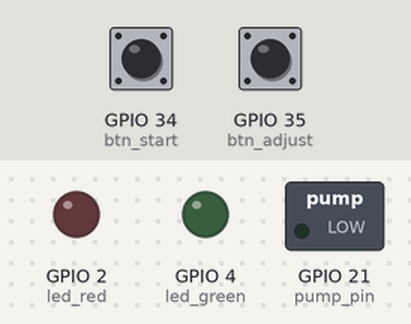
Simulated run of this program. Board: ESP32 board running MicroPython. Shown: switched loads named in the program (green lamp = pin HIGH), output pins drawn as LEDs (lit = HIGH). The test bench sets the inputs (shaded band); at power-on: GPIO 34 (btn_start) LOW, GPIO 35 (btn_adjust) LOW. Files that are not in the repository are absent; what the program prints to the serial console is not drawn.

Above: at 1.2 s.
1.3 s: GPIO 34 (btn_start) pulled HIGH for 0.15 s
At 2.2 s:
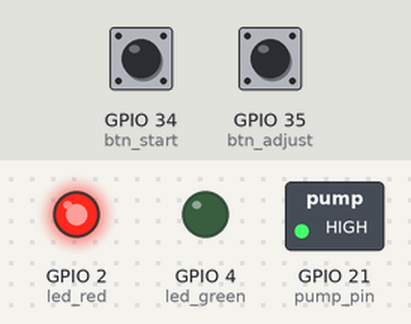
At 3.5 s:
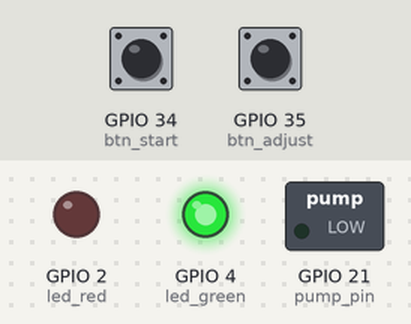
Timing chart, 0 to 10.0 s (numbered marks = the images above; inputs shaded):
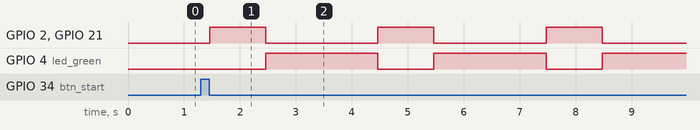

The program:

03_pump_validate_stepwise.py
```python
# ==============================================================================
# 03_pump_validate_stepwise.py - การตรวจสอบปริมาตรปั๊มแบบเป็นช่วง
# (Intermittent Pump Volume Validation with pH Stabilization)
# ==============================================================================
# โปรแกรมนี้จำลองการทำงานของปั๊มในช่วงใกล้จุดสมมูล (equivalence point)
# โดยปั๊มเป็นช่วงสั้นๆ แล้วหยุดรอให้ pH stabilize ก่อนปั๊มต่อ
#
# This program simulates pump operation near the equivalence point
# by pumping in short bursts, then pausing for pH stabilization
#
# เวลาที่ใช้ในการเรียนรู้ (Estimated Teaching Time): 25-35 นาที
#
# ==============================================================================
# วัตถุประสงค์การเรียนรู้ด้านเคมี (Chemistry Learning Objectives):
# ==============================================================================
# 1. เข้าใจความจำเป็นของการปั๊มเป็นช่วงใกล้จุดสมมูล
#    (Understand why intermittent pumping is needed near equivalence point)
#
# 2. เรียนรู้เรื่อง pH stabilization time และผลต่อความแม่นยำ
#    (Learn about pH stabilization time and its effect on accuracy)
#
# 3. เปรียบเทียบความแม่นยำระหว่างการปั๊มต่อเนื่องกับปั๊มเป็นช่วง
#    (Compare accuracy between continuous and intermittent pumping)
#
# ==============================================================================
# ทำไมต้องปั๊มเป็นช่วงใกล้จุดสมมูล? (Why Intermittent Pumping Near Eq. Point?)
# ==============================================================================
# ในการไทเทรตกรด-เบส:
# - ช่วงเริ่มต้น (pH 2-4): pH เปลี่ยนช้า → ปั๊มต่อเนื่องได้
# - ช่วงใกล้จุดสมมูล (pH 4-10): pH เปลี่ยนเร็วมาก → ต้องปั๊มทีละน้อย
# - หลังจุดสมมูล (pH 10-12): pH เปลี่ยนช้าลง
#
# การหยุดรอ (pause) มีความสำคัญเพราะ:
# 1. สารไทแทรนต์ต้องผสมกับสารตัวอย่างให้ทั่ว
# 2. ปฏิกิริยาเคมีต้องใช้เวลาเข้าสู่สมดุล
# 3. เซ็นเซอร์ pH ต้องใช้เวลาในการอ่านค่าที่เสถียร
#
# ==============================================================================
# การใช้งานในการไทเทรตจริง (Real Titration Usage):
# ==============================================================================
# รูปแบบการปั๊มที่แนะนำ:
# 1. pH < 4:  ปั๊มต่อเนื่อง 1 mL/ครั้ง (pumpValidate_1.py)
# 2. pH 4-6:  ปั๊ม 0.5 mL → หยุด 2 วินาที
# 3. pH 6-8:  ปั๊ม 0.1 mL → หยุด 3 วินาที (ใกล้จุดสมมูลที่สุด)
# 4. pH > 8:  ปั๊มต่อเนื่องได้อีกครั้ง
#
# ==============================================================================
# วัตถุประสงค์การเรียนรู้ด้าน OOP/Programming (OOP Learning Objectives):
# ==============================================================================
# 1. การควบคุม timing แบบซับซ้อน (Complex timing control)
# 2. การออกแบบ state machine สำหรับการปั๊มเป็นช่วง
# 3. การรวม sensor feedback กับ actuator control (แนวคิดสำหรับ Week 3)
#
# ==============================================================================
# Hardware Configuration:
# ==============================================================================
# - GPIO 21: Pump (PWM output)
# - GPIO 2:  Red LED (ปั๊มทำงาน / Pump running)
# - GPIO 4:  Green LED (หยุดรอ pH stabilize / Waiting for stabilization)
# - GPIO 34: Button 1 (Start/Stop) - input-only
# - GPIO 35: Button 2 (ปรับเวลา pause / Adjust pause time) - input-only
#
# ==============================================================================
# ⚠ ความปลอดภัยของแอคชูเอเตอร์ — โปรดอ่าน (ACTUATOR SAFETY — READ FIRST)
# ==============================================================================
# สคริปต์นี้ขับปั๊มด้วย machine.PWM โดยตรง (raw PWM) เพื่อสอน duty-cycle/flow-rate
# This script drives the pump with raw machine.PWM (for duty-cycle teaching).
#
# *** RAW PWM ไม่ผ่านตัวจับเวลานิรภัยของเฟิร์มแวร์ (F-40 actuator guard) ***
# Raw PWM BYPASSES the firmware F-40 actuator-guard GPTimer. There is NO
# hardware max-on-time force-cut on this path. On firmware 0.3.x the run-scoped
# watchdog is also DISABLED (decision 0026/F-156), so a wedged script has NO
# firmware backstop keeping the pump on indefinitely.
#
# ดังนั้นสคริปต์นี้สำหรับใช้งานแบบมีผู้ควบคุม / เข้าถึงเครื่องโดยตรงเท่านั้น
# THEREFORE: supervised / physical-access (Thonny over USB) use ONLY.
# Do NOT run unattended. Last-line stops if the script wedges:
#   • กดปุ่ม 3 ค้าง (hold physical BUTTON_3) • Ctrl+C • รีเซ็ต/ถอดไฟ (reset/power-cut)
# This script enforces R-safeguards: stop_requested() poll in the loop,
# try/finally that forces the pump OFF, and KeyboardInterrupt -> pump OFF.
# (safety-hw ruling R, decision 0027)
# ==============================================================================

from machine import Pin, PWM
from time import ticks_us, ticks_diff, sleep_ms

# ให้แอป Student/Instructor สั่งหยุดสคริปต์ได้แบบ cooperative (F-149 STOP ladder)
# Let the Student/Instructor app stop this script cooperatively (F-149 STOP).
try:
    from scilabpro import stop_requested
except ImportError:
    stop_requested = None

# ==============================================================================
# การตั้งค่าขา GPIO (GPIO Pin Configuration)
# ==============================================================================

# LED แสดงสถานะ (Status LEDs)
led_red = Pin(2, Pin.OUT)    # LED สีแดง - ปั๊มทำงาน (Red LED - pump running)
led_green = Pin(4, Pin.OUT)  # LED สีเขียว - รอ stabilize (Green LED - waiting)

# ปุ่มกด (Buttons)
# หมายเหตุ: GPIO34, 35 เป็น input-only pin ไม่รองรับ internal pull resistors
# Note: GPIO34, 35 are input-only, do NOT support internal pull resistors
btn_start = Pin(34, Pin.IN)    # ปุ่มเริ่ม/หยุด (Start/Stop button)
btn_adjust = Pin(35, Pin.IN)   # ปุ่มปรับเวลา pause (Adjust pause time)

# ปั๊ม (Pump) - PWM Control
pump_pin = Pin(21, Pin.OUT)
pump_pwm = PWM(pump_pin, freq=1000)
pump_pwm.duty(0)  # เริ่มต้นปิดปั๊ม (Start with pump off)

# ==============================================================================
# ค่าคงที่สำหรับการคำนวณปริมาตร (Volume Calculation Constants)
# ==============================================================================

def load_flow_rate():
    """
    โหลดค่า flow rate จากไฟล์ /workspace/data/flow_calibration.txt
    Load flow rate from /workspace/data/flow_calibration.txt
    (สร้างโดย 01_flow_rate_calibration.py / created by 01_flow_rate_calibration.py)
    """
    # ทศนิยม 4 ตำแหน่ง - สำคัญมากต่อความแม่นยำของปริมาตรที่ปั๊ม
    # 4 decimal places - critical for precise transferred volume calculation
    # เช่น 0.2800 vs 0.28 ต่างกัน 0.0000 แต่ถ้า 0.2834 vs 0.28 ผิดพลาด ~1.2%
    default_flow_rate = 0.2800  # ค่าเริ่มต้น (Default value)

    try:
        with open('/workspace/data/flow_calibration.txt', 'r') as f:
            for line in f:
                line = line.strip()
                if line.startswith('flow_rate='):
                    value = float(line.split('=')[1])
                    print(f"โหลด flow_rate จากไฟล์: {value:.4f} mL/s")
                    return value
    except OSError:
        print(f"ไม่พบไฟล์ /workspace/data/flow_calibration.txt - ใช้ค่าเริ่มต้น {default_flow_rate:.4f} mL/s")
        print("*** รัน 01_flow_rate_calibration.py เพื่อสอบเทียบปั๊มก่อน ***")
    except Exception as e:
        print(f"ข้อผิดพลาด (Error): {e}")

    return default_flow_rate


# โหลดค่า flow rate (Load flow rate)
FLOW_RATE = load_flow_rate()  # mL/s


def load_burst_deficit():
    """โหลดช่วงเสียเปล่าต่อหยด (burst_deficit_ml) จากไฟล์สอบเทียบ ถ้ามี
    Load the per-burst start-up deficit measured by 04_flow_stepwise_finetune.py.
    ไม่มีค่า -> 0.0 (โมเดลไหลต่อเนื่องเดิม / legacy continuous model)
    """
    try:
        with open('/workspace/data/flow_calibration.txt', 'r') as f:
            for line in f:
                line = line.strip()
                if line.startswith('burst_deficit_ml='):
                    value = float(line.split('=')[1])
                    if value > 0:
                        print(f"โหลด burst_deficit จากไฟล์: {value * 1000:.1f} uL/หยด (stop-flow)")
                        return value
    except (OSError, ValueError):
        pass
    print("ไม่มีค่า stop-flow deficit - รัน 04_flow_stepwise_finetune.py เพื่อความแม่นยำ")
    return 0.0


BURST_DEFICIT = load_burst_deficit()  # mL ต่อการสตาร์ทปั๊ม 1 ครั้ง

# ค่าเป้าหมายสำหรับการตรวจสอบ (Target values for validation)
TARGET_VOLUME = 5.0           # ปริมาตรเป้าหมาย (mL)
DUTY_CYCLE_PERCENT = 100      # Duty cycle (%)

# ==============================================================================
# การตั้งค่าการปั๊มเป็นช่วง (Intermittent Pumping Settings)
# ==============================================================================
# นิสิตสามารถปรับค่าเหล่านี้ได้ตามการทดลอง
# Students can adjust these values based on experiments

PUMP_DURATION = 1.0      # เวลาปั๊มแต่ละรอบ (s) - Pump duration per cycle
PAUSE_DURATION = 2.0     # เวลาหยุดระหว่างรอบ (s) - Pause between cycles (for pH stabilization)

# ตัวเลือกเวลา pause สำหรับปุ่ม 2 (Pause time options for Button 2)
PAUSE_OPTIONS = [1.0, 2.0, 3.0, 5.0]  # วินาที (seconds)
pause_index = 1  # เริ่มต้นที่ 2.0 วินาที (Start at 2.0 seconds)

# ==============================================================================
# ตัวแปรควบคุม (Control Variables)
# ==============================================================================
running = False               # สถานะปั๊ม (Pump running state)
debounce_time_ms = 300        # เวลา debounce (ms)
last_press_time = {34: 0, 35: 0}  # เวลากดปุ่มล่าสุด

# ผลการทดสอบ (Test results)
test_results = []
cycle_count = 0

# ==============================================================================
# ฟังก์ชัน Precise Sleep (Precise Sleep Function)
# ==============================================================================
def precise_sleep(duration_s):
    """
    หยุดทำงานชั่วคราวด้วยความแม่นยำระดับไมโครวินาที
    Pause execution with microsecond precision
    """
    start_time = ticks_us()
    target_us = int(duration_s * 1_000_000)
    while ticks_diff(ticks_us(), start_time) < target_us:
        pass


# ==============================================================================
# ฟังก์ชันปั๊มเป็นช่วง (Intermittent Pump Function)
# ==============================================================================
def pump_intermittent(target_volume_ml, pump_time_s, pause_time_s):
    """
    ปั๊มน้ำแบบเป็นช่วงๆ จนถึงปริมาตรเป้าหมาย
    Pump water intermittently until target volume is reached

    รูปแบบการทำงาน (Operation Pattern):
    [ปั๊ม pump_time_s] → [หยุด pause_time_s] → [วัด pH] → ทำซ้ำ

    พารามิเตอร์ (Parameters):
    - target_volume_ml: ปริมาตรเป้าหมาย (mL)
    - pump_time_s: เวลาปั๊มแต่ละรอบ (s)
    - pause_time_s: เวลาหยุดระหว่างรอบ (s)

    Returns:
    - tuple: (เวลาปั๊มรวม, ปริมาตรรวม, จำนวนรอบ)
    """
    global running, cycle_count

    if running:
        print("ปั๊มกำลังทำงานอยู่แล้ว (Pump already running)")
        return None

    running = True
    cycle_count = 0
    total_pump_time = 0
    total_volume = 0
    duty_value = int((DUTY_CYCLE_PERCENT / 100) * 1023)

    # คำนวณปริมาตรต่อรอบ (Calculate volume per cycle)
    # โมเดล stop-flow: V = flow x t - deficit (ช่วงเสียเปล่าตอนสตาร์ทปั๊ม)
    volume_per_cycle = FLOW_RATE * pump_time_s - BURST_DEFICIT
    if volume_per_cycle <= 0:
        volume_per_cycle = FLOW_RATE * pump_time_s

    print("\n" + "=" * 60)
    print("  เริ่มปั๊มแบบเป็นช่วง (INTERMITTENT PUMPING STARTED)")
    print("=" * 60)
    print(f"  ปริมาตรเป้าหมาย (Target): {target_volume_ml:.2f} mL")
    print(f"  Flow rate: {FLOW_RATE:.4f} mL/s")
    print(f"  รูปแบบ: ปั๊ม {pump_time_s}s → หยุด {pause_time_s}s → ทำซ้ำ")
    print(f"  ปริมาตรต่อรอบ: {volume_per_cycle:.3f} mL")
    print("-" * 60)
    print("  LED สีแดง = ปั๊มทำงาน | LED สีเขียว = รอ pH stabilize")
    print("-" * 60)

    start_time_total = ticks_us()

    while total_volume < target_volume_ml:
        # นิรภัย: ถ้าแอปสั่ง STOP ระหว่างลำดับการปั๊ม ให้ตัดปั๊มและออกทันที
        # Safety: if the app requests STOP mid-sequence, cut the pump and exit now.
        if stop_requested is not None and stop_requested():
            pump_pwm.duty(0)
            led_red.off()
            running = False
            print("\nได้รับคำสั่งหยุดจากแอป — ตัดปั๊มทันที (Stop requested -> pump cut)")
            break

        cycle_count += 1
        print(f"\n  --- รอบที่ (Cycle) {cycle_count} ---")

        # คำนวณปริมาตรที่เหลือ (Calculate remaining volume)
        remaining = target_volume_ml - total_volume

        # ตรวจสอบรอบสุดท้าย (Check if last cycle)
        if remaining < volume_per_cycle:
            # ปรับเวลาปั๊มสำหรับรอบสุดท้าย (Adjust pump time for last cycle)
            adjusted_pump_time = (remaining + BURST_DEFICIT) / FLOW_RATE
            print(f"  [รอบสุดท้าย] ปั๊ม {adjusted_pump_time:.2f} วินาที")
        else:
            adjusted_pump_time = pump_time_s

        # === ช่วงปั๊ม (Pumping Phase) ===
        led_red.on()
        led_green.off()
        print(f"  [ปั๊ม] กำลังปั๊ม... ({adjusted_pump_time:.2f}s)")

        pump_pwm.duty(duty_value)
        precise_sleep(adjusted_pump_time)
        pump_pwm.duty(0)

        led_red.off()

        # อัพเดตค่า (Update values)
        # ปริมาตรที่ส่งจริงตามโมเดล stop-flow (delivered per burst)
        volume_pumped = FLOW_RATE * adjusted_pump_time - BURST_DEFICIT
        if volume_pumped < 0:
            volume_pumped = 0.0
        total_volume += volume_pumped
        total_pump_time += adjusted_pump_time

        print(f"  [ปั๊มเสร็จ] +{volume_pumped:.3f} mL | รวม: {total_volume:.3f} mL")

        # ตรวจสอบว่าถึงเป้าหมายหรือยัง (Check if target reached)
        if total_volume >= target_volume_ml:
            break

        # === ช่วงรอ pH stabilize (Pause Phase) ===
        led_green.on()
        print(f"  [รอ] pH stabilizing... ({pause_time_s}s)")
        print(f"        (ในการไทเทรตจริง จะอ่านค่า pH ช่วงนี้)")

        # แสดง countdown (Show countdown)
        for i in range(int(pause_time_s), 0, -1):
            print(f"        เหลืออีก {i} วินาที...")
            precise_sleep(1.0)

        led_green.off()

    # คำนวณเวลารวมทั้งหมด (Calculate total elapsed time)
    total_elapsed = ticks_diff(ticks_us(), start_time_total) / 1_000_000

    running = False
    led_red.off()
    led_green.off()

    # กระพริบ LED เขียวแสดงเสร็จสิ้น (Blink green LED to show completion)
    for _ in range(3):
        led_green.on()
        sleep_ms(200)
        led_green.off()
        sleep_ms(200)

    print("\n" + "=" * 60)
    print("  เสร็จสิ้น! (COMPLETE!)")
    print("=" * 60)
    print(f"  จำนวนรอบ (Cycles): {cycle_count}")
    print(f"  เวลาปั๊มรวม (Total pump time): {total_pump_time:.3f} s")
    print(f"  เวลาทั้งหมด (Total elapsed): {total_elapsed:.1f} s")
    print(f"  ปริมาตรที่คำนวณได้ (Calculated volume): {total_volume:.3f} mL")
    print("=" * 60)

    return (total_pump_time, total_volume, cycle_count)


def adjust_pause_time():
    """
    ปรับเวลา pause สำหรับ pH stabilization
    Adjust pause time for pH stabilization
    """
    global pause_index, PAUSE_DURATION

    pause_index = (pause_index + 1) % len(PAUSE_OPTIONS)
    PAUSE_DURATION = PAUSE_OPTIONS[pause_index]

    print(f"\n*** เวลา pause ใหม่: {PAUSE_DURATION} วินาที ***")
    print(f"*** New pause time: {PAUSE_DURATION} seconds ***")


def display_validation_instructions(calculated_volume, cycles):
    """
    แสดงคำแนะนำสำหรับการตรวจสอบความแม่นยำ
    Display instructions for accuracy validation
    """
    print("\n" + "=" * 60)
    print("  การตรวจสอบความแม่นยำ (ACCURACY VALIDATION)")
    print("=" * 60)
    print(f"  ปริมาตรที่คำนวณได้: {calculated_volume:.3f} mL")
    print(f"  จำนวนรอบการปั๊ม: {cycles}")
    print()
    print("  ขั้นตอน (Steps):")
    print("  1. วัดปริมาตรน้ำในกระบอกตวง")
    print("  2. คำนวณ % error:")
    print("     % error = |ค่าจริง - ค่าคำนวณ| / ค่าคำนวณ x 100")
    print()
    print("  เปรียบเทียบกับ pumpValidate_1.py (continuous):")
    print("  - ปั๊มเป็นช่วงใช้เวลานานกว่า แต่แม่นยำกว่าใกล้จุดสมมูล")
    print("  - ในการไทเทรตจริง เริ่มด้วย continuous แล้วเปลี่ยนเป็น intermittent")
    print("=" * 60)
    print()
    print("การควบคุม (Controls):")
    print(f"  [ปุ่ม 1] เริ่มทดสอบใหม่ | [ปุ่ม 2] ปรับเวลา pause (ปัจจุบัน: {PAUSE_DURATION}s)")
    print("  [Ctrl+C] หยุดโปรแกรม")


# ==============================================================================
# โปรแกรมหลัก (Main Program)
# ==============================================================================
print("\n" + "=" * 65)
print("  การตรวจสอบปริมาตรปั๊มแบบเป็นช่วง")
print("  (Intermittent Pump Volume Validation)")
print("=" * 65)
print()
print("ความสำคัญในการไทเทรต (Importance in Titration):")
print("  ใกล้จุดสมมูล (equivalence point) pH เปลี่ยนเร็วมาก!")
print("  - ต้องเติมสารไทแทรนต์ทีละน้อย")
print("  - ต้องรอให้ pH stabilize ก่อนอ่านค่า")
print("  - รูปแบบ: ปั๊ม → หยุด → อ่าน pH → ปั๊ม → ...")
print()
print(f"ค่าที่ใช้ (Current Settings):")
print(f"  Flow Rate: {FLOW_RATE:.4f} mL/s")
print(f"  ปริมาตรเป้าหมาย (Target): {TARGET_VOLUME:.2f} mL")
print(f"  เวลาปั๊มต่อรอบ: {PUMP_DURATION} s")
print(f"  เวลารอ pH stabilize: {PAUSE_DURATION} s")
print()
print("การเตรียมตัว (Preparation):")
print("  1. วางกระบอกตวงเปล่าใต้หัวปั๊ม")
print("  2. เตรียมบีกเกอร์น้ำสำหรับปั๊ม")
print()
print("การควบคุม (Controls):")
print("  [ปุ่ม 1] เริ่มปั๊ม")
print(f"  [ปุ่ม 2] ปรับเวลา pause (ตัวเลือก: {PAUSE_OPTIONS}s)")
print("  [Ctrl+C] หยุดโปรแกรม")
print("=" * 65)

try:
    led_red.off()
    led_green.off()

    while True:
        # หยุดแบบ cooperative เมื่อแอปสั่ง STOP (F-149) — ออกไปที่ finally เพื่อปิดปั๊ม
        # Cooperative stop on app STOP request -> falls through to finally (pump OFF)
        if stop_requested is not None and stop_requested():
            print("\nได้รับคำสั่งหยุดจากแอป (Stop requested by app)")
            break

        current_time = ticks_us() // 1000  # แปลงเป็น ms

        # ตรวจสอบปุ่ม 1 - Start (Check Button 1 - Start)
        if btn_start.value() == 1 and not running:
            if (current_time - last_press_time[34]) > debounce_time_ms:
                last_press_time[34] = current_time

                # รอจนกว่าปุ่มจะถูกปล่อย (Wait for button release)
                while btn_start.value() == 1:
                    sleep_ms(10)

                # เริ่มปั๊ม (Start pumping)
                result = pump_intermittent(TARGET_VOLUME, PUMP_DURATION, PAUSE_DURATION)

                if result:
                    pump_time, volume, cycles = result
                    test_results.append(result)
                    display_validation_instructions(volume, cycles)

        # ตรวจสอบปุ่ม 2 - Adjust pause (Check Button 2 - Adjust pause)
        if btn_adjust.value() == 1 and not running:
            if (current_time - last_press_time[35]) > debounce_time_ms:
                last_press_time[35] = current_time

                # รอจนกว่าปุ่มจะถูกปล่อย (Wait for button release)
                while btn_adjust.value() == 1:
                    sleep_ms(10)

                adjust_pause_time()

        sleep_ms(10)  # ลด CPU usage

except KeyboardInterrupt:
    print("\n\nหยุดโปรแกรม (Program stopped by user)")

finally:
    # ทำความสะอาด resources (Cleanup resources)
    pump_pwm.duty(0)
    pump_pwm.deinit()
    led_red.off()
    led_green.off()
    print("ปิดปั๊มและ LED แล้ว (Pump and LEDs released)")

    # แสดงสรุปผลการทดสอบ (Show test summary)
    if len(test_results) > 0:
        print("\n" + "=" * 55)
        print("สรุปผลการทดสอบทั้งหมด (All Test Results)")
        print("=" * 55)
        for i, (time_s, vol_ml, cyc) in enumerate(test_results, 1):
            print(f"  ครั้งที่ {i}: {vol_ml:.3f} mL | {cyc} รอบ | {time_s:.2f}s ปั๊มจริง")
        print("=" * 55)

        # เปรียบเทียบกับการปั๊มต่อเนื่อง (Compare with continuous pumping)
        avg_volume = sum(r[1] for r in test_results) / len(test_results)
        print(f"\nปริมาตรเฉลี่ย: {avg_volume:.3f} mL")
        print(f"เป้าหมาย: {TARGET_VOLUME:.2f} mL")
        error = abs(avg_volume - TARGET_VOLUME) / TARGET_VOLUME * 100
        print(f"% error โดยเฉลี่ย: {error:.2f}%")
```

Measured:
- after the input at 1.3 s, GPIO 2 (led_red), GPIO 21 (pump_pin): alternates HIGH for 1.0 s and LOW for 2.0 s, starting after 0.16 s; GPIO 4 (led_green): alternates HIGH for 2.0 s and LOW for 1.0 s, starting after 1.2 s
